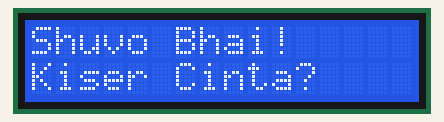
This sketch was run on a simulated Arduino Uno, built with avr-gcc and run on an emulated ATmega328P. Shown: 16×2 character LCD.

Above: at 0.1 s.
At 3.2 s:
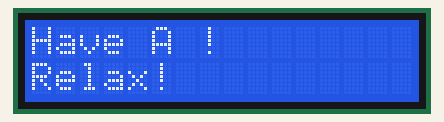
At 6.2 s:
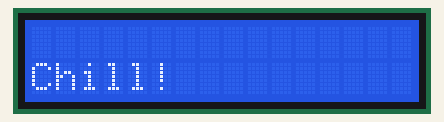
At 9.2 s:
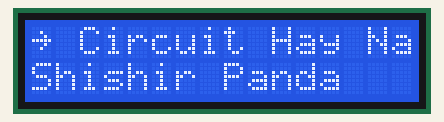

The sketch:

sketch_jun21b.ino
```cpp
#include <Wire.h>
#include <LiquidCrystal_I2C.h>

LiquidCrystal_I2C lcd(0x27,16,2);  // set the LCD address to 0x27 for a 16 chars and 2 line display

void setup()
{
  lcd.init();                      // initialize the lcd
  lcd.backlight();
}


void loop()
{
  lcd.setCursor(0,0);
  lcd.print("Shuvo Bhai!");
  lcd.setCursor(0,1);
  lcd.print("Kiser Cinta?");

  delay(3000);
  lcd.clear();
  lcd.setCursor(0,0);
  lcd.print("Have A !");
  lcd.setCursor(0,1);
  lcd.print("Relax!");

  delay(3000);
  lcd.clear();
  lcd.setCursor(0,1);
  lcd.print("Chill!");
  delay(3000);
  lcd.clear();
  lcd.setCursor(0,0);
  lcd.print("~ Circuit Hay Na!");
  lcd.setCursor(0,1);
  lcd.print("Shishir Panda ");
  delay(4000);
  lcd.clear();
}
```

Measured:
- by itself, everything shown: repeats every 13.1 s, in 5 steps
- what the display in image 1 shows lasts 3.0 s, from 3.1 s to 6.1 s
- what the display in image 3 shows lasts 4.0 s, from 9.1 s to 13.1 s
